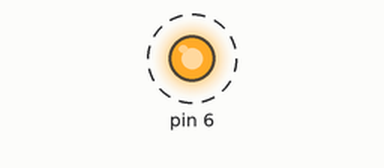
A sketch run on a simulated Arduino Uno, built with avr-gcc and run on an emulated ATmega328P. Shown: output pins drawn as LEDs (lit = HIGH). Dashed ring = blinking.

Above: at 0.5 s.
Timing chart, 0 to 4.6 s (numbered marks = the images above):
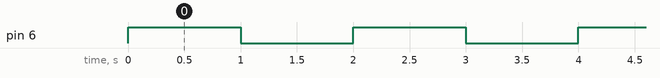

Measured:
- by itself, pin 6: alternates HIGH for 1.0 s and LOW for 1.0 s

The sketch:

embedded_led.ino
```cpp
int main(void){

//DDRD = 0b10000000; //set pin 7 as output
//DDRD = 128;
DDRD = 1<<6; //left shigting

while(1){

PORTD =0b01000000; //set pin 7 high
_delay_ms(1000);
PORTD =0b00000000;
_delay_ms(1000);

  }

}
```
